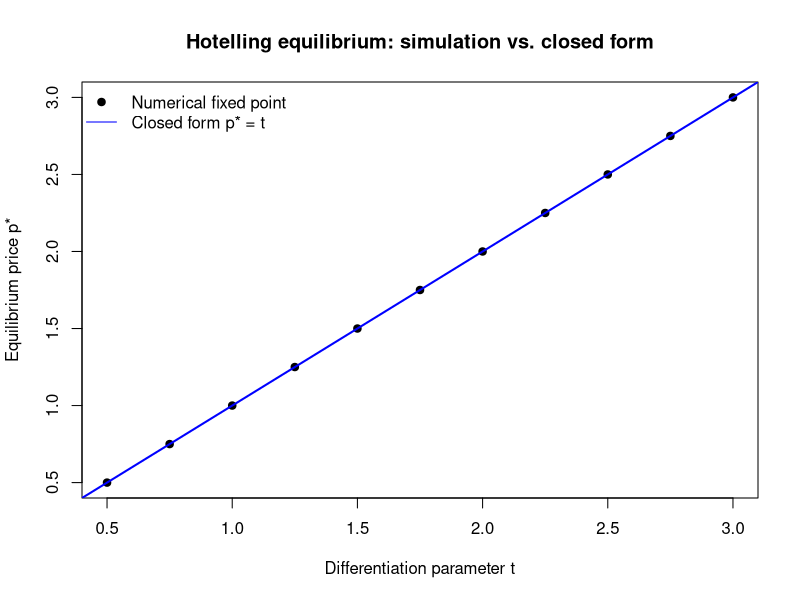

The R script that drew this image:
## ---- chunk 1
#| label: fig-hotelling-sim
#| fig-cap: "Numerical Hotelling equilibrium recovered by best-response iteration (points) against the closed-form solution p* = t (line), for firms at a = 0, b = 1. The numerical fixed point reproduces the analytical equilibrium and confirms the comparative static dp*/dt = 1."
#| message: false
#| warning: false
set.seed(28)

# Best-response price for firm A given rival price pB, locations a, b, cost t.
# Derived from the FOC in eq-foc with marginal cost normalised to zero.
best_response <- function(p_rival, own_loc, rival_loc, t, is_A = TRUE) {
  share_intercept <- if (is_A) (own_loc + rival_loc) / 2
                     else 1 - (own_loc + rival_loc) / 2
  (t * share_intercept + p_rival / 2) / 1  # p_own = t*intercept + p_rival/2
}

# Solve the price game by iterating best responses to a fixed point.
solve_hotelling <- function(a, b, t, tol = 1e-10, max_iter = 1000) {
  pA <- pB <- t                      # arbitrary positive starting prices
  for (i in seq_len(max_iter)) {
    pA_new <- best_response(pB, a, b, t, is_A = TRUE)
    pB_new <- best_response(pA_new, b, a, t, is_A = FALSE)
    if (max(abs(pA_new - pA), abs(pB_new - pB)) < tol) break
    pA <- pA_new; pB <- pB_new
  }
  c(pA = pA_new, pB = pB_new)
}

# Symmetric configuration a = 0, b = 1 across a grid of differentiation levels.
t_grid <- seq(0.5, 3, by = 0.25)
num_price <- sapply(t_grid, function(t) solve_hotelling(0, 1, t)["pA"])
closed_form <- t_grid              # analytical equilibrium p* = t

# Internal-validity check: numerical vs analytical agreement.
max_abs_error <- max(abs(num_price - closed_form))
slope <- coef(lm(num_price ~ t_grid))[2]   # should equal dp*/dt = 1
cat("Max |numerical - closed form|:", format(max_abs_error, digits = 3), "\n")
cat("Estimated dp*/dt (should be 1):", round(slope, 6), "\n")

plot(t_grid, num_price, pch = 19,
     xlab = "Differentiation parameter t", ylab = "Equilibrium price p*",
     main = "Hotelling equilibrium: simulation vs. closed form")
abline(a = 0, b = 1, col = "blue", lwd = 2)
legend("topleft", legend = c("Numerical fixed point", "Closed form p* = t"),
       pch = c(19, NA), lty = c(NA, 1), col = c("black", "blue"), bty = "n")
